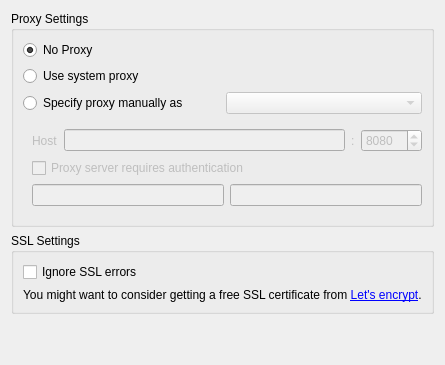
       <widget class="QWidget" name="networkTab">
        <attribute name="title">
         <string>Network</string>
        </attribute>
        <layout class="QGridLayout" name="gridLayout_17">
         <item row="2" column="0">
          <spacer name="verticalSpacer_8">
           <property name="orientation">
            <enum>Qt::Vertical</enum>
           </property>
           <property name="sizeHint" stdset="0">
            <size>
             <width>20</width>
             <height>40</height>
            </size>
           </property>
          </spacer>
         </item>
         <item row="0" column="0">
          <widget class="QGroupBox" name="proxyGroupBox">
           <property name="enabled">
            <bool>true</bool>
           </property>
           <property name="title">
            <string>Proxy Settings</string>
           </property>
           <layout class="QGridLayout" name="gridLayout_16">
            <item row="0" column="0">
             <widget class="QRadioButton" name="noProxyRadioButton">
              <property name="text">
               <string>No Proxy</string>
              </property>
              <property name="checked">
               <bool>true</bool>
              </property>
              <attribute name="buttonGroup">
               <string notr="true">proxyButtonGroup</string>
              </attribute>
             </widget>
            </item>
            <item row="1" column="0">
             <widget class="QRadioButton" name="systemProxyRadioButton">
              <property name="text">
               <string>Use system proxy</string>
              </property>
              <attribute name="buttonGroup">
               <string notr="true">proxyButtonGroup</string>
              </attribute>
             </widget>
            </item>
            <item row="2" column="0">
             <widget class="QRadioButton" name="manualProxyRadioButton">
              <property name="text">
               <string>Specify proxy manually as</string>
              </property>
              <attribute name="buttonGroup">
               <string notr="true">proxyButtonGroup</string>
              </attribute>
             </widget>
            </item>
            <item row="2" column="1">
             <widget class="QComboBox" name="typeComboBox">
              <property name="enabled">
               <bool>false</bool>
              </property>
             </widget>
            </item>
            <item row="3" column="0" colspan="2">
             <widget class="QWidget" name="manualSettings" native="true">
              <property name="enabled">
               <bool>false</bool>
              </property>
              <layout class="QVBoxLayout" name="verticalLayout_9">
               <property name="rightMargin">
                <number>0</number>
               </property>
               <item>
                <layout class="QHBoxLayout" name="horizontalLayout_4">
                 <item>
                  <widget class="QLabel" name="hostLabel">
                   <property name="text">
                    <string>Host</string>
                   </property>
                  </widget>
                 </item>
                 <item>
                  <widget class="QLineEdit" name="hostLineEdit">
                   <property name="sizePolicy">
                    <sizepolicy hsizetype="MinimumExpanding" vsizetype="Fixed">
                     <horstretch>0</horstretch>
                     <verstretch>0</verstretch>
                    </sizepolicy>
                   </property>
                   <property name="text">
                    <string/>
                   </property>
                  </widget>
                 </item>
                 <item>
                  <widget class="QLabel" name="label_11">
                   <property name="text">
                    <string notr="true">:</string>
                   </property>
                  </widget>
                 </item>
                 <item>
                  <widget class="QSpinBox" name="portSpinBox">
                   <property name="sizePolicy">
                    <sizepolicy hsizetype="Maximum" vsizetype="Fixed">
                     <horstretch>0</horstretch>
                     <verstretch>0</verstretch>
                    </sizepolicy>
                   </property>
                   <property name="minimum">
                    <number>1</number>
                   </property>
                   <property name="maximum">
                    <number>65535</number>
                   </property>
                   <property name="value">
                    <number>8080</number>
                   </property>
                  </widget>
                 </item>
                </layout>
               </item>
               <item>
                <widget class="QCheckBox" name="authRequiredcheckBox">
                 <property name="enabled">
                  <bool>false</bool>
                 </property>
                 <property name="text">
                  <string>Proxy server requires authentication</string>
                 </property>
                </widget>
               </item>
               <item>
                <widget class="QWidget" name="authWidgets" native="true">
                 <property name="enabled">
                  <bool>false</bool>
                 </property>
                 <layout class="QHBoxLayout" name="horizontalLayout_5">
                  <property name="leftMargin">
                   <number>0</number>
                  </property>
                  <property name="topMargin">
                   <number>0</number>
                  </property>
                  <property name="rightMargin">
                   <number>0</number>
                  </property>
                  <property name="bottomMargin">
                   <number>0</number>
                  </property>
                  <item>
                   <widget class="QLineEdit" name="userLineEdit">
                    <property name="text">
                     <string/>
                    </property>
                   </widget>
                  </item>
                  <item>
                   <widget class="QLineEdit" name="passwordLineEdit">
                    <property name="text">
                     <string/>
                    </property>
                    <property name="echoMode">
                     <enum>QLineEdit::Password</enum>
                    </property>
                   </widget>
                  </item>
                 </layout>
                </widget>
               </item>
              </layout>
             </widget>
            </item>
           </layout>
          </widget>
         </item>
         <item row="1" column="0">
          <widget class="QGroupBox" name="groupBox_12">
           <property name="title">
            <string>SSL Settings</string>
           </property>
           <layout class="QGridLayout" name="gridLayout_18">
            <item row="0" column="0">
             <widget class="QCheckBox" name="ignoreSSLErrorsCheckBox">
              <property name="text">
               <string>Ignore SSL errors</string>
              </property>
             </widget>
            </item>
            <item row="1" column="0">
             <widget class="QLabel" name="letsEncryptInfoLabel">
              <property name="text">
               <string>&lt;html&gt;&lt;head/&gt;&lt;body&gt;&lt;p&gt;You might want to consider getting a free SSL certificate from &lt;a href=&quot;https://letsencrypt.org/&quot;&gt;&lt;span style=&quot; text-decoration: underline; color:#0000ff;&quot;&gt;Let's encrypt&lt;/span&gt;&lt;/a&gt;.&lt;/p&gt;&lt;/body&gt;&lt;/html&gt;</string>
              </property>
              <property name="openExternalLinks">
               <bool>true</bool>
              </property>
             </widget>
            </item>
           </layout>
          </widget>
         </item>
        </layout>
       </widget>
